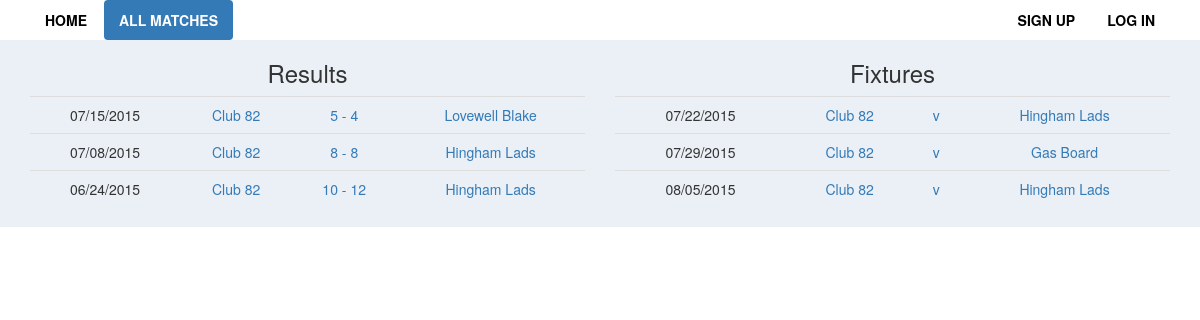
Screenshot of /fives/all_matches/ with the database file from the repository.
### fives/models.py (models this page shows, shortened)
class Match(models.Model):
    time = models.DateTimeField('time')
    home_team = models.ForeignKey('Team', related_name = 'home')
    away_team = models.ForeignKey('Team', related_name = 'away')
    home_goals = models.IntegerField(null=True, blank=True)
    away_goals = models.IntegerField(null=True, blank=True)
    match_details = models.TextField(max_length=500, blank=True)
    is_result = models.BooleanField(default=False)
    class Meta:
        get_latest_by = 'time'

class Team(models.Model):
    name = models.CharField(max_length=20)
    def __str__(self):
        return self.name

### fives/views.py (the view)
def all_matches_view(request):
    fixtures = Match.objects.filter(is_result=False).order_by('time')
    results = Match.objects.filter(is_result=True).order_by('-time')
    context = RequestContext(request,
        {'fixtures' : fixtures,
        'results' : results
        })
    return render_to_response('fives/all_matches.html', {}, context)

### fives/templates/fives/all_matches.html (shortened to what this page needs)
{% extends 'fives/list_of_matches.html' %}
{% block all_matches %}class="active"{% endblock %}

### fives/templates/fives/list_of_matches.html
{% extends 'fives/base.html' %}
{% block body_block %}
<div class="matches">
    <div class="container">
        <div class="row">
            <div class="col-md-6">
{% if results %}
    <h3>Results</h3>
    <table class="table table-hover">
    {% for match in results %}
        <tr>
            <td>{{match.time.date|date:"SHORT_DATE_FORMAT"}}</td>
            <td><a href="/fives/match/{{ match.id }}/">{{ match.home_team }}</a></td>
            <td><a href="/fives/match/{{ match.id }}/">{{match.home_goals}} - {{match.away_goals}}</a></td>
            <td><a href="/fives/match/{{ match.id }}/">{{ match.away_team }}</a></td>
        </tr>
    {% endfor %}
    </table>
{% else %}
    <h3>Results</h3>
    <p>No results are available.</p>
{% endif %}
            </div>
            <div class="col-md-6">
{% if fixtures %}
    <h3>Fixtures</h3>
    <table class="table table-hover">
    {% for match in fixtures %}
        <tr>
            <td>{{match.time.date|date:"SHORT_DATE_FORMAT"}}</td>
            <td><a href="/fives/match/{{ match.id }}/">{{ match.home_team }}</a></td>
            <td><a href="/fives/match/{{ match.id }}/">v</a></td>
            <td><a href="/fives/match/{{ match.id }}/">{{ match.away_team }}</a></td>
        </tr>
    {% endfor %}
    </table>
{% else %}
    <h3>Fixtures</h3>
    <p>No fixtures are available.</p>
{% endif %}
            </div>
        </div>
    </div>
</div>
{% endblock %}

### fives/static/fives/main.css (style rules this page uses)
.matches { text-align: center; }

### rows the page displays
Match: time "07/15/2015", home_team "Club 82", home_goals "5", away_goals "4", away_team "Lovewell Blake"
Match: time "07/08/2015", home_team "Club 82", home_goals "8", away_goals "8", away_team "Hingham Lads"
Match: time "06/24/2015", home_team "Club 82", home_goals "10", away_goals "12", away_team "Hingham Lads"
Match: time "07/22/2015", home_team "Club 82", away_team "Hingham Lads"
Match: time "07/29/2015", home_team "Club 82", away_team "Gas Board"
Match: time "08/05/2015", home_team "Club 82", away_team "Hingham Lads"
